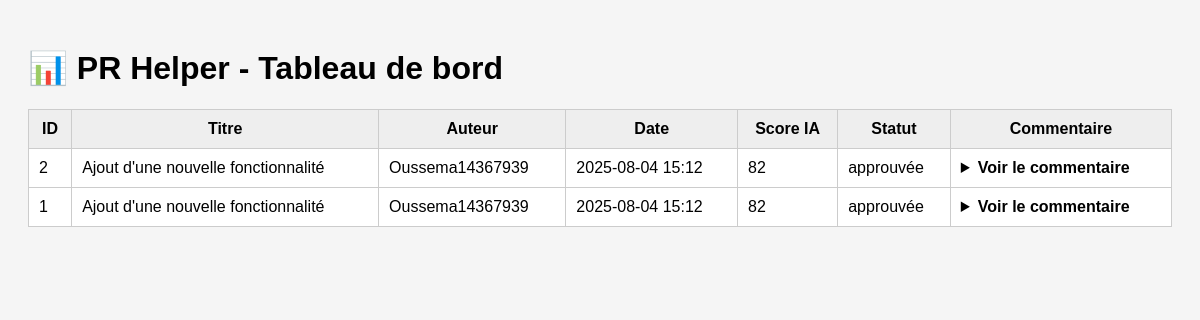
Before: / with the older database file.
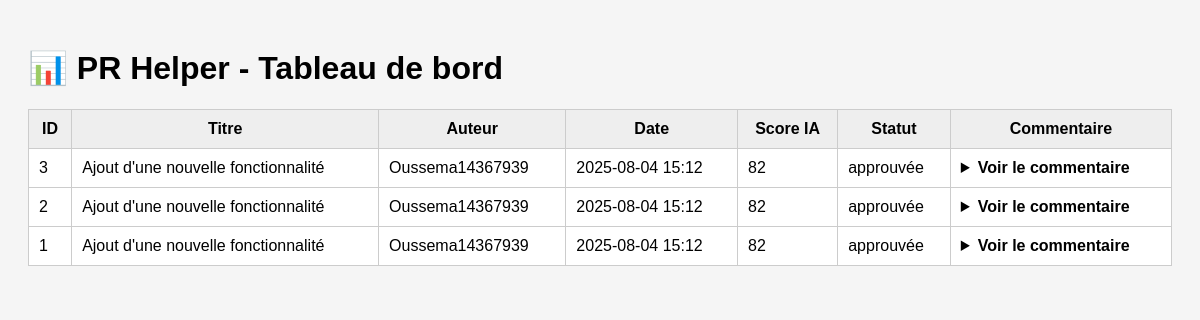
After: the same page with the newer database file.
### tables this page shows
CREATE TABLE pr_analysees (
            id INTEGER PRIMARY KEY AUTOINCREMENT,
            repo TEXT,
            titre TEXT,
            auteur TEXT,
            date TEXT,
            score INTEGER,
            statut TEXT,
            commentaire TEXT
        );

### app/routes.py (the view)
@bp.route("/")
def index():
    conn = sqlite3.connect("prh.db")
    c = conn.cursor()
    c.execute("SELECT id, titre, auteur, date, score, statut, commentaire FROM pr_analysees ORDER BY id DESC")
    pr_list = c.fetchall()
    conn.close()
    return render_template("index.html", pr_list=pr_list)

### app/templates/index.html (shortened to what this page needs)
<!DOCTYPE html>
<html>
<head>
</head>
<body>
    <h1>📊 PR Helper - Tableau de bord</h1>
    <table>
        <thead>
            <tr>
                <th>ID</th>
                <th>Titre</th>
                <th>Auteur</th>
                <th>Date</th>
                <th>Score IA</th>
                <th>Statut</th>
                <th>Commentaire</th>
            </tr>
        </thead>
        <tbody>
            {% for pr in pr_list %}
            <tr>
                <td>{{ pr[0] }}</td>
                <td>{{ pr[1] }}</td>
                <td>{{ pr[2] }}</td>
                <td>{{ pr[3] }}</td>
                <td>{{ pr[4] }}</td>
                <td>{{ pr[5] }}</td>
                <td>
                    <details>
                        <summary>Voir le commentaire</summary>
                    </details>
                </td>
            </tr>
            {% endfor %}
        </tbody>
    </table>
</body>
</html>

### app/templates/index.html (style rules this page uses)
body { font-family: Arial; padding: 20px; background-color: #f5f5f5; }
table { border-collapse: collapse; width: 100%; margin-top: 20px; background: white; }
th, td { border: 1px solid #ccc; padding: 10px; }
th { background-color: #eee; }
details summary { cursor: pointer; font-weight: bold; }

Changed rows visible on the page:
added pr_analysees: id "3", titre "Ajout d'une nouvelle fonctionnalité", auteur "Oussema14367939", date "2025-08-04 15:12", score "82", statut "approuvée"
